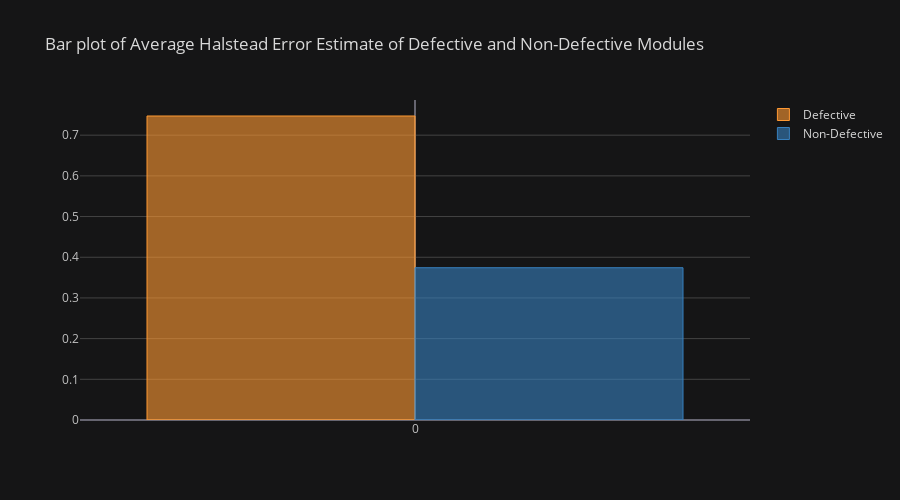

Write notebook code for a chart like this one.
### Markdown cell above
For another example, we will see the Average Halstead Error Estimate for the defective and non-defective modules.

### Code cell
average_error_for_defective = defective_group["HALSTEAD_ERROR_EST"].mean()
average_error_for_non_defective = non_defective_group["HALSTEAD_ERROR_EST"].mean()

pd.DataFrame({
    "Defective": [average_error_for_defective],
    "Non-Defective": [average_error_for_non_defective]
}).iplot(
    kind='bar',
    title='Bar plot of Average Halstead Error Estimate of Defective and Non-Defective Modules',
    dimensions=(900, 500),
    theme="solar"
)

### Figure 1 — Plotly figure (JSON) as saved in the notebook; plotly's stock layout.template omitted (floating-point values rounded to 4 significant figures)
{"data": [{"marker": {"color": "rgba(255, 153, 51, 0.6)", "line": {"color": "rgba(255, 153, 51, 1.0)", "width": 1}}, "name": "Defective", "orientation": "v", "text": "", "type": "bar", "x": [0], "y": [0.7471]}, {"marker": {"color": "rgba(55, 128, 191, 0.6)", "line": {"color": "rgba(55, 128, 191, 1.0)", "width": 1}}, "name": "Non-Defective", "orientation": "v", "text": "", "type": "bar", "x": [0], "y": [0.3742]}], "layout": {"height": 500, "legend": {"bgcolor": "#151516", "font": {"color": "#D9D9D9"}}, "paper_bgcolor": "#151516", "plot_bgcolor": "#151516", "title": {"font": {"color": "#D9D9D9"}, "text": "Bar plot of Average Halstead Error Estimate of Defective and Non-Defective Modules"}, "width": 900, "xaxis": {"gridcolor": "#434343", "showgrid": true, "tickfont": {"color": "#C2C2C2"}, "title": {"font": {"color": "#D9D9D9"}, "text": ""}, "zerolinecolor": "#666570"}, "yaxis": {"gridcolor": "#434343", "showgrid": true, "tickfont": {"color": "#C2C2C2"}, "title": {"font": {"color": "#D9D9D9"}, "text": ""}, "zerolinecolor": "#666570"}}}
